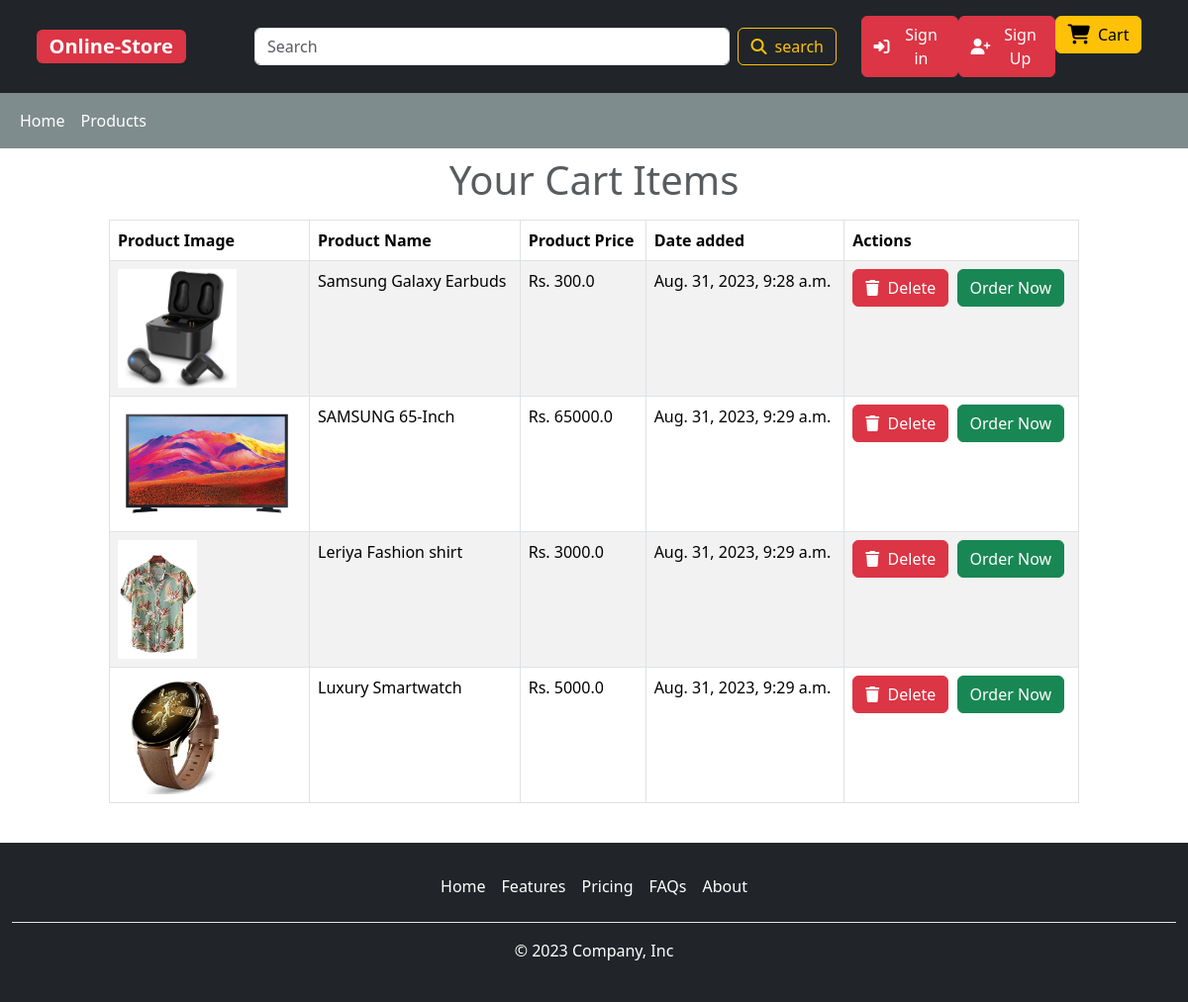
/mycart/ (signed in), run on an earlier commit of the app's database.
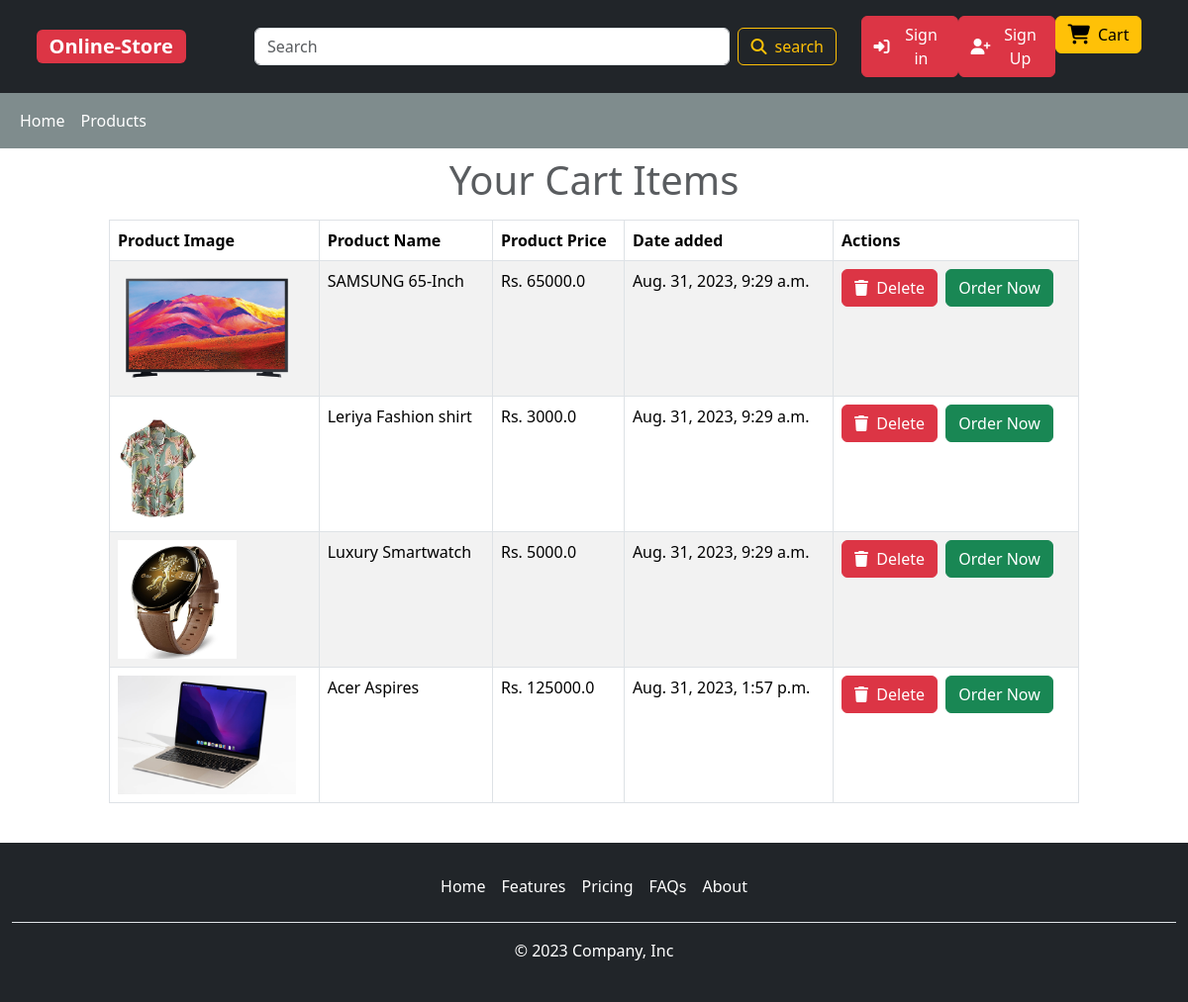
And on a later commit of the database.
### userpage/models.py (models this page shows)
class Cart(models.Model):
    product = models.ForeignKey(Products,on_delete=models.CASCADE)
    user = models.ForeignKey(User,on_delete=models.CASCADE)
    created_date = models.DateTimeField(auto_now_add=True)

### products/models.py (models this page shows, shortened)
class Products(models.Model):
    product_name = models.CharField(max_length=100)
    product_price = models.FloatField()
    product_image = models.FileField(upload_to="static/uploads", null = True)
    product_quantity = models.IntegerField()
    product_description = models.TextField()
    category = models.ForeignKey(Category,on_delete=models.CASCADE)
    created_at = models.DateTimeField(auto_now_add=True)
    class Meta:
        verbose_name_plural = ('Products')

### accounts/auth.py (the view)
    def wrapper_function(request,*args,**kwargs):
        if request.user.is_staff:
            return redirect("/account/dashboard")
        else:
            return view_function(request,*args,**kwargs)

### accounts/auth.py (called while the page is built)
def user_only(view_function):
    def wrapper_function(request,*args,**kwargs):
        if request.user.is_staff:
            return redirect("/account/dashboard")
        else:
            return view_function(request,*args,**kwargs)
    return wrapper_function

### userpage/views.py (called while the page is built)
@login_required
@user_only
def show_cart_items(request):
    user = request.user
    items = Cart.objects.filter(user=user)
    context = {
        'items': items
    }
    return render(request,"client/mycart.html",context)

### userpage/templates/client/mycart.html (shortened to what this page needs)
{% extends "client/layouts.html" %}
{% block main_content %}
<div class="container-fluid">
    <div class="d-flex justify-content-center align-items-center mt-2">
        <div class="col-md-10">
            <h1 class="text-muted text-center mb-3">Your Cart Items</h1>
            <table class="table table-striped table-bordered">
                <thead>
                    <tr>
                        <th>Product Image</th>
                        <th>Product Name</th>
                        <th>Product Price</th>
                        <th>Date added</th>
                        <th>Actions</th>
                    </tr>
                </thead>
                <tbody>
                    {% for item in items %}
                    <tr>
                        <td><img src="/{{item.product.product_image}}" alt="{{item.product.product_name}}"
                                height="120px"></td>
                        <td>{{item.product.product_name}}</td>
                        <td>Rs.&nbsp;{{item.product.product_price}}</td>
                        <td>{{item.created_date}}</td>
                        <td>
                            <a href="{% url 'delete_cart_items' item.id %}" class="btn btn-danger">
                                <i class="fa-solid fa-trash"></i>&nbsp;
                                Delete
                            </a>&nbsp;
                            <a href="{% url 'order' item.product.id item.id %}" class="btn btn-success">
                                Order Now
                            </a>
                        </td>
                    </tr>
                    {% endfor %}
                </tbody>
            </table>
        </div>
    </div>
</div>
{% endblock %}

### userpage/templates/client/layouts.html (shortened to what this page needs)
<!DOCTYPE html>
<html lang="en">
<head>
    <Link rel="stylesheet" href="https://cdn.jsdelivr.net/npm/bootstrap@5.3.1/dist/css/bootstrap.min.css">
    <Link rel="stylesheet" href="https://cdn.jsdelivr.net/npm/bootstrap-icons@1.10.5/font/bootstrap-icons.css">
    <link href="https://unpkg.com/aos@2.3.1/dist/aos.css" rel="stylesheet">
</head>
<body>
    {% include 'client/includes/navbar.html' %}
    <div class="main">
        {% block main_content %}{% endblock %}
    </div>
    {% include 'client/includes/footer.html' %}
</body>
</html>

### userpage/templates/client/includes/navbar.html (shortened to what this page needs)
<div class="sticky-top">
    <div class="container-fluid text-bg-dark">
        <div class="d-flex justify-content-evenly align-items-center py-3">
            <div class="col-lg-2">
                <a class="navbar-brand badge text-bg-danger fs-5" href="{% url 'homepage' %}">Online-Store</a>
            </div>
            <div class="col-lg-6">
                <form class="d-flex" role="search">
                    <input class="form-control me-2" type="search" placeholder="Search" aria-label="Search">
                    <button class="btn btn-outline-warning d-flex align-items-center gap-2" type="submit">
                        <i class="fa-sharp fa-solid fa-magnifying-glass"></i>
                        search
                    </button>
                </form>
            </div>
            <div class="col-lg-3">
                <div class="d-flex align-item-center justify-content-end">
                    <div class="col-md-4">
                        <a href="{% url 'user_login' %}" class="text-decoration-none">
                            <button class="btn btn-danger d-flex gap-2 align-items-center">
                                <i class="fa-solid fa-right-to-bracket"></i>
                                Sign in
                            </button>
                        </a>
                    </div>
                    <div class="col-md-4">
                        <a href="{% url 'user_register' %}" class="text-decoration-none">
                            <button class="btn btn-danger d-flex gap-2 align-items-center">
                                <i class="fa-solid fa-user-plus"></i>
                                Sign Up
                            </button>
                        </a>
                    </div>
                    <div class="col-md-4">
                        <a href="{% url 'show_cart_items' %}" class="text-decoration-none">
                            <button class="btn btn-warning d-flex gap-2 align-items-center">
                                <i class="fa-solid fa-cart-shopping fs-5"></i>
                                Cart
                            </button>
                        </a>
                    </div>
                </div>
            </div>
        </div>
    </div>
    <nav class="navbar navbar-expand-lg bg-body-tertiary" style="background-color:#7f8c8d
!important;">
        <div class="container-fluid">
            <div class="collapse navbar-collapse" id="navbarSupportedContent">
                <ul class="navbar-nav me-auto mb-2 mb-lg-0">
                    <li class="nav-item">
                        <a class="nav-link active text-white" aria-current="page" href="{% url 'homepage' %}">Home</a>
                    </li>
                    <li class="nav-item">
                        <a class="nav-link text-white" href="{% url 'productpage' %}">Products</a>
                    </li>
                </ul>
            </div>
        </div>
    </nav>
</div>

### userpage/templates/client/includes/footer.html
<div class="container-fluid bg-dark">
    <footer class="py-4 mt-4">
      <ul class="nav justify-content-center border-bottom pb-3 mb-3">
        <li class="nav-item"><a href="#" class="nav-link px-2 text-white">Home</a></li>
        <li class="nav-item"><a href="#" class="nav-link px-2 text-white">Features</a></li>
        <li class="nav-item"><a href="#" class="nav-link px-2 text-white">Pricing</a></li>
        <li class="nav-item"><a href="#" class="nav-link px-2 text-white">FAQs</a></li>
        <li class="nav-item"><a href="#" class="nav-link px-2 text-white">About</a></li>
      </ul>
      <p class="text-center text-white">&copy; 2023 Company, Inc</p>
    </footer>
  </div>

What changed in the data, as far as the page shows it:
removed Cart: product.product_image (picture), product.product_name "Samsung Galaxy Earbuds", product.product_price "300.0", created_date "Aug. 31, 2023, 9:28 a.m."
added Cart: product.product_image (picture), product.product_name "Acer Aspires", product.product_price "125000.0", created_date "Aug. 31, 2023, 1:57 p.m."
